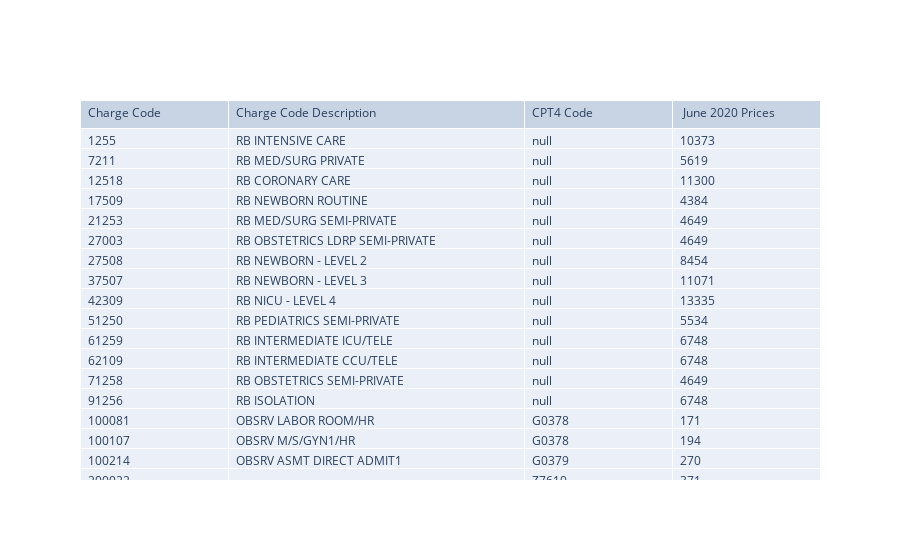

The notebook cell this image was saved under:
### Code cell
import plotly.graph_objects as go
import pandas as pd

INPUT_PATH = '/home/muody/data/patient_kayak/'
df = pd.read_csv(INPUT_PATH + "lookup_table.csv")

fig = go.Figure(data=[go.Table(
    columnwidth = [1,2,1,1],
    header=dict(values=list(df.columns),
                #fill_color='paleturquoise',
                align='left'),
    cells=dict(values=[df[x] for x in df.columns],
               #fill_color='lavender',
               align='left'))
])

fig.show()

### Figure 1 — Plotly figure (JSON) as saved in the notebook; plotly's stock layout.template omitted (floating-point values rounded to 4 significant figures; data arrays with more than 128 entries replaced by an {"elided": "..."} marker saying what was removed)
{"data": [{"cells": {"align": "left", "values": {"elided": "4x4081 mixed values"}}, "columnwidth": [1, 2, 1, 1], "header": {"align": "left", "values": ["Charge Code", "Charge Code Description", "CPT4 Code", " June 2020 Prices "]}, "type": "table"}], "layout": {}}
